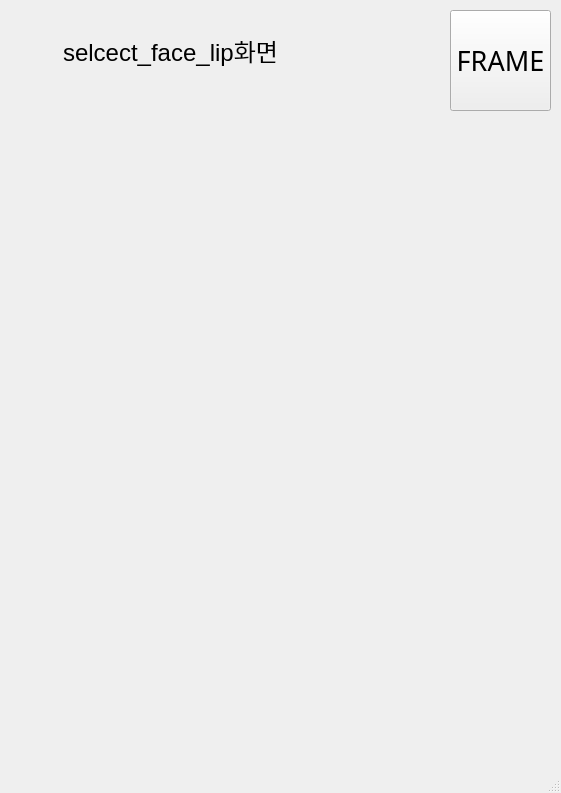
<?xml version="1.0" encoding="UTF-8"?>
<ui version="4.0">
 <class>MainWindow</class>
 <widget class="QMainWindow" name="MainWindow">
  <property name="geometry">
   <rect>
    <x>0</x>
    <y>0</y>
    <width>561</width>
    <height>793</height>
   </rect>
  </property>
  <property name="windowTitle">
   <string>MainWindow</string>
  </property>
  <widget class="QWidget" name="centralwidget">
   <widget class="QLabel" name="label">
    <property name="geometry">
     <rect>
      <x>10</x>
      <y>20</y>
      <width>321</width>
      <height>61</height>
     </rect>
    </property>
    <property name="text">
     <string>&lt;html&gt;&lt;head/&gt;&lt;body&gt;&lt;p align=&quot;center&quot;&gt;&lt;span style=&quot; font-size:18pt;&quot;&gt;selcect_face_lip화면&lt;/span&gt;&lt;/p&gt;&lt;/body&gt;&lt;/html&gt;</string>
    </property>
   </widget>
   <widget class="QPushButton" name="pushButton">
    <property name="geometry">
     <rect>
      <x>450</x>
      <y>10</y>
      <width>101</width>
      <height>101</height>
     </rect>
    </property>
    <property name="font">
     <font>
      <family>AlternateGothic2 BT</family>
      <pointsize>20</pointsize>
     </font>
    </property>
    <property name="text">
     <string>FRAME</string>
    </property>
   </widget>
  </widget>
  <widget class="QMenuBar" name="menubar">
   <property name="geometry">
    <rect>
     <x>0</x>
     <y>0</y>
     <width>561</width>
     <height>26</height>
    </rect>
   </property>
  </widget>
  <widget class="QStatusBar" name="statusbar"/>
 </widget>
 <resources/>
 <connections/>
</ui>
